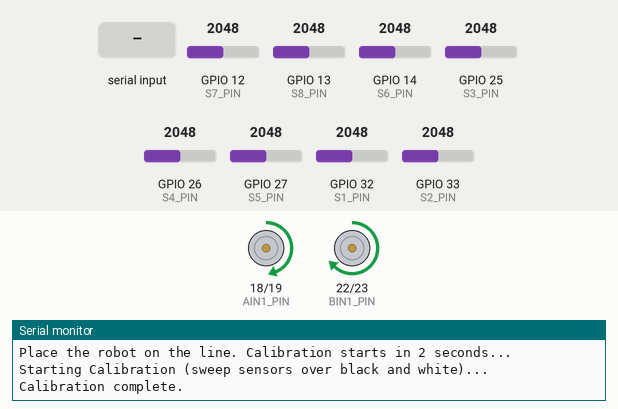
Simulated run of this sketch. Board: ESP32. Shown: motor-driver pin pairs drawn as motors (green arrow = first pin HIGH = forward, orange = second pin HIGH = backward, longer = more drive, scaled by the enable pin), the last lines printed to the serial monitor. The inputs (shaded band) are chosen by the test bench; at power-on: GPIO 12 (S7_PIN) = 2048, GPIO 13 (S8_PIN) = 2048, GPIO 14 (S6_PIN) = 2048, GPIO 25 (S3_PIN) = 2048, GPIO 26 (S4_PIN) = 2048, GPIO 27 (S5_PIN) = 2048, GPIO 32 (S1_PIN) = 2048, GPIO 33 (S2_PIN) = 2048. Nothing arrives over Bluetooth unless stated.

Above: at 9.2 s.
9.3 s: "s\n" received over the second serial link
At 10.3 s:
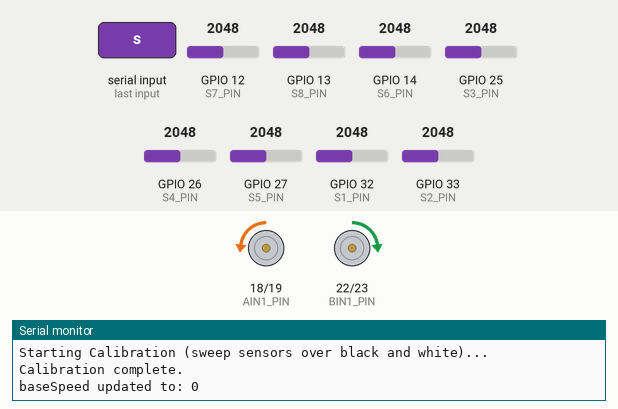
10.8 s: "P90\n" received over the second serial link
At 11.5 s:
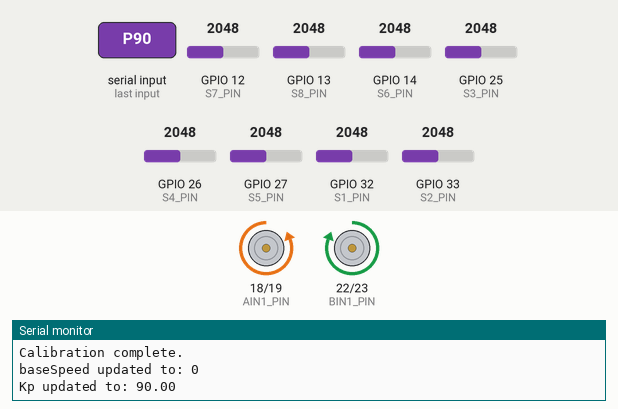
Timing chart, 0 to 13.8 s (numbered marks = the images above; inputs shaded):
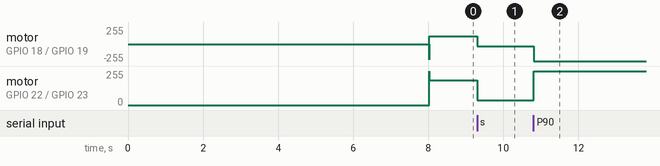

Measured:
- after the input at 9.3 s, motor on GPIO 18 (AIN1_PIN) / GPIO 19 (AIN2_PIN): forward 115/255 → backward 35/255 at once; motor on GPIO 22 (BIN1_PIN) / GPIO 23 (BIN2_PIN): forward 184/255 → forward 35/255 at once
- after the input at 10.8 s, motor on GPIO 18 (AIN1_PIN) / GPIO 19 (AIN2_PIN): backward 35/255 → backward 255/255 at once; motor on GPIO 22 (BIN1_PIN) / GPIO 23 (BIN2_PIN): forward 35/255 → forward 255/255 at once

The sketch:

suiveur.ino
```cpp
#include <Arduino.h>
#include "Config.h"
#include "Motors.h"
#include "Sensors.h"
#include "Bluetooth.h"
#include "PID.h"

// globals
float Kp = 10.0;
float Ki = 0.0;
float Kd = 1.0;
int baseSpeed = 150;

unsigned long lastLoopTime = 0;
const unsigned long LOOP_DELAY_US = 10000; // run loop at ~100Hz (10ms)

void setup() {
    Serial.begin(115200);

    // init hardware
    motors.begin();
    sensors.begin();
    btCommand.begin();
    pid.begin();

    // start calibration
    // give some time to put the robot on the line
    Serial.println("Place the robot on the line. Calibration starts in 2 seconds...");
    delay(2000);

    Serial.println("Starting Calibration (sweep sensors over black and white)...");
    unsigned long startTime = millis();

    // sweep sensors back and forth across the line for 5 secs to find max/min values
    while (millis() - startTime < 5000) {
        sensors.calibrate();
        delay(5);
    }
    Serial.println("Calibration complete.");

    // quick pause before taking off
    delay(1000);
    lastLoopTime = micros();
}

void loop() {
    unsigned long now = micros();

    // throttle the control loop to keep it steady (100Hz)
    if (now - lastLoopTime >= LOOP_DELAY_US) {
        lastLoopTime = now;

        // check for BT commands without blocking the loop
        btCommand.processCommands();

        // get position error: -3.5 (left) to 3.5 (right), 0 is dead center
        float error = sensors.readPosition();

        // calculate PID and update motor speeds
        pid.compute(error);
    }
}
```

Bluetooth.cpp
```cpp
#include "Bluetooth.h"

BluetoothCommand btCommand;

void BluetoothCommand::begin() {
    SerialBT.begin("Breadcrumb_BT"); // device name for pairing
    Serial.println("Bluetooth Started! Ready to pair.");
}

void BluetoothCommand::processCommands() {
    if (SerialBT.available()) {
        String msg = SerialBT.readStringUntil('\n');
        msg.trim(); // strip whitespace/newlines

        if (msg.length() > 0) {
            char cmdType = msg.charAt(0);
            float value = msg.substring(1).toFloat();

            switch (cmdType) {
                case 'P':
                case 'p':
                    Kp = value;
                    SerialBT.print("Kp updated to: "); SerialBT.println(Kp);
                    Serial.print("Kp updated to: "); Serial.println(Kp);
                    break;
                case 'I':
                case 'i':
                    Ki = value;
                    SerialBT.print("Ki updated to: "); SerialBT.println(Ki);
                    Serial.print("Ki updated to: "); Serial.println(Ki);
                    break;
                case 'D':
                case 'd':
                    Kd = value;
                    SerialBT.print("Kd updated to: "); SerialBT.println(Kd);
                    Serial.print("Kd updated to: "); Serial.println(Kd);
                    break;
                case 'S':
                case 's':
                    baseSpeed = (int)value;
                    SerialBT.print("baseSpeed updated to: "); SerialBT.println(baseSpeed);
                    Serial.print("baseSpeed updated to: "); Serial.println(baseSpeed);
                    break;
                default:
                    SerialBT.println("Unknown command. Use P<val>, I<val>, D<val>, S<val>");
                    break;
            }
        }
    }
}
```

Bluetooth.h
```cpp
#ifndef BLUETOOTH_H
#define BLUETOOTH_H

#include <Arduino.h>
#include <BluetoothSerial.h>
#include "Config.h"

class BluetoothCommand {
private:
    BluetoothSerial SerialBT;
public:
    void begin();
    void processCommands();
};

extern BluetoothCommand btCommand;

#endif
```

Motors.cpp
```cpp
#include "Motors.h"

Motors motors;

void Motors::begin() {
    pinMode(AIN1_PIN, OUTPUT);
    pinMode(AIN2_PIN, OUTPUT);
    pinMode(BIN1_PIN, OUTPUT);
    pinMode(BIN2_PIN, OUTPUT);

#if defined(ESP_ARDUINO_VERSION_MAJOR) && ESP_ARDUINO_VERSION_MAJOR >= 3
    // For ESP32 core v3.x+
    ledcAttach(PWMA_PIN, PWM_FREQ, PWM_RES);
    ledcAttach(PWMB_PIN, PWM_FREQ, PWM_RES);
#else
    // For ESP32 core v2.x
    ledcSetup(MOT_A_CH, PWM_FREQ, PWM_RES);
    ledcAttachPin(PWMA_PIN, MOT_A_CH);

    ledcSetup(MOT_B_CH, PWM_FREQ, PWM_RES);
    ledcAttachPin(PWMB_PIN, MOT_B_CH);
#endif
}

// clamp speed to valid pwm range
int constrainSpeed(int speed) {
    if (speed > 255) return 255;
    if (speed < -255) return -255;
    return speed;
}

void Motors::setMotorA(int speed) { // left motor (assuming A is left)
    speed = constrainSpeed(speed);

    if (speed > 0) {
        digitalWrite(AIN1_PIN, HIGH);
        digitalWrite(AIN2_PIN, LOW);
#if defined(ESP_ARDUINO_VERSION_MAJOR) && ESP_ARDUINO_VERSION_MAJOR >= 3
        ledcWrite(PWMA_PIN, speed);
#else
        ledcWrite(MOT_A_CH, speed);
#endif
    } else if (speed < 0) {
        digitalWrite(AIN1_PIN, LOW);
        digitalWrite(AIN2_PIN, HIGH);
#if defined(ESP_ARDUINO_VERSION_MAJOR) && ESP_ARDUINO_VERSION_MAJOR >= 3
        ledcWrite(PWMA_PIN, -speed);
#else
        ledcWrite(MOT_A_CH, -speed);
#endif
    } else {
        digitalWrite(AIN1_PIN, LOW);
        digitalWrite(AIN2_PIN, LOW);
#if defined(ESP_ARDUINO_VERSION_MAJOR) && ESP_ARDUINO_VERSION_MAJOR >= 3
        ledcWrite(PWMA_PIN, 0);
#else
        ledcWrite(MOT_A_CH, 0);
#endif
    }
}

void Motors::setMotorB(int speed) { // right motor (assuming B is right)
    speed = constrainSpeed(speed);

    if (speed > 0) {
        digitalWrite(BIN1_PIN, HIGH); // swap these if the motor spins backwards
        digitalWrite(BIN2_PIN, LOW);
#if defined(ESP_ARDUINO_VERSION_MAJOR) && ESP_ARDUINO_VERSION_MAJOR >= 3
        ledcWrite(PWMB_PIN, speed);
#else
        ledcWrite(MOT_B_CH, speed);
#endif
    } else if (speed < 0) {
        digitalWrite(BIN1_PIN, LOW);
        digitalWrite(BIN2_PIN, HIGH);
#if defined(ESP_ARDUINO_VERSION_MAJOR) && ESP_ARDUINO_VERSION_MAJOR >= 3
        ledcWrite(PWMB_PIN, -speed);
#else
        ledcWrite(MOT_B_CH, -speed);
#endif
    } else {
        digitalWrite(BIN1_PIN, LOW);
        digitalWrite(BIN2_PIN, LOW);
#if defined(ESP_ARDUINO_VERSION_MAJOR) && ESP_ARDUINO_VERSION_MAJOR >= 3
        ledcWrite(PWMB_PIN, 0);
#else
        ledcWrite(MOT_B_CH, 0);
#endif
    }
}

void Motors::setSpeeds(int speedLeft, int speedRight) {
    setMotorA(speedLeft);
    setMotorB(speedRight);
}
```

Motors.h
```cpp
#ifndef MOTORS_H
#define MOTORS_H

#include <Arduino.h>
#include "Config.h"

class Motors {
public:
    void begin();
    void setSpeeds(int speedLeft, int speedRight);
    void setMotorA(int speed);
    void setMotorB(int speed);
};

extern Motors motors;

#endif
```

PID.cpp
```cpp
#include "PID.h"

PIDController pid;

void PIDController::begin() {
    lastTime = micros();
}

void PIDController::compute(float error) {
    unsigned long now = micros();
    float dt = (now - lastTime) / 1000000.0f; // dt in seconds

    // avoid division by zero or weirdly long delays
    if (dt <= 0.0f || dt > 1.0f) {
        dt = 0.010f; // fallback to 10ms
    }

    integral += error * dt;

    // anti-windup to keep the integral term in check
    if (integral > 100.0f) integral = 100.0f;
    else if (integral < -100.0f) integral = -100.0f;

    float derivative = (error - lastError) / dt;

    // crunch the numbers
    float output = (Kp * error) + (Ki * integral) + (Kd * derivative);

    // save current state for next run
    lastError = error;
    lastTime = now;

    // apply our steering value to the motors
    // positive output = turn right (speed up left motor, slow down right motor)
    int speedMotorA = baseSpeed + (int)output; // left
    int speedMotorB = baseSpeed - (int)output; // right

    motors.setSpeeds(speedMotorA, speedMotorB);
}
```

PID.h
```cpp
#ifndef PID_H
#define PID_H

#include <Arduino.h>
#include "Config.h"
#include "Motors.h"

class PIDController {
private:
    float lastError = 0;
    float integral = 0;
    unsigned long lastTime = 0;

public:
    void begin();
    void compute(float currentError);
};

extern PIDController pid;

#endif
```

Sensors.cpp
```cpp
#include "Sensors.h"

Sensors sensors;

void Sensors::begin() {
    for (int i = 0; i < NUM_SENSORS; i++) {
        pinMode(sensorPins[i], INPUT);
    }
    resetCalibration();
}

void Sensors::resetCalibration() {
    for (int i = 0; i < NUM_SENSORS; i++) {
        calMin[i] = 4095; // default 12-bit max for esp32
        calMax[i] = 0;
    }
}

// call this in a fast loop while manually swinging the bot over the line
void Sensors::calibrate() {
    for (int i = 0; i < NUM_SENSORS; i++) {
        int val = analogRead(sensorPins[i]);
        if (val < calMin[i]) calMin[i] = val;
        if (val > calMax[i]) calMax[i] = val;
    }
}

// get calibrated values and map to 0-1000
void Sensors::readCalibrated(int* sensorValues) {
    for (int i = 0; i < NUM_SENSORS; i++) {
        int val = analogRead(sensorPins[i]);
        val = constrain(val, calMin[i], calMax[i]);

        // map to 0-1000. standard logic assumes higher read = more reflective
        // (if your hardware does the opposite, map to 1000 -> 0 instead)
        if (calMax[i] == calMin[i]) {
            sensorValues[i] = 0;
        } else {
            sensorValues[i] = map(val, calMin[i], calMax[i], 0, 1000);
        }
    }
}

// calculate center of mass to figure out where the line is
// returns -3.5 (far left) to +3.5 (far right)
float Sensors::readPosition() {
    int sensorValues[NUM_SENSORS];
    readCalibrated(sensorValues);

    long sum = 0;
    float weightedSum = 0;

    for (int i = 0; i < NUM_SENSORS; i++) {
        int val = sensorValues[i];
        sum += val;
        // weight sensors from left (-3.5) to right (+3.5)
        float weight = (i - 3.5f);
        weightedSum += (val * weight);
    }

    if (sum < 200) { // lost the line? (also filters out noise)
        // just remember the last side we saw it on and steer hard that way
        if (lastPosition > 0) return 3.5f;
        else return -3.5f;
    }

    lastPosition = weightedSum / sum;
    return lastPosition;
}
```

Sensors.h
```cpp
#ifndef SENSORS_H
#define SENSORS_H

#include <Arduino.h>
#include "Config.h"

#define NUM_SENSORS 8

class Sensors {
private:
    int sensorPins[NUM_SENSORS] = {S1_PIN, S2_PIN, S3_PIN, S4_PIN, S5_PIN, S6_PIN, S7_PIN, S8_PIN};
    int calMin[NUM_SENSORS];
    int calMax[NUM_SENSORS];
    float lastPosition = 0;

public:
    void begin();
    void resetCalibration();
    void calibrate();
    void readCalibrated(int* sensorValues);
    float readPosition();
};

extern Sensors sensors;

#endif
```

Config.h
```cpp
#ifndef CONFIG_H
#define CONFIG_H

// ---- QTR-8 sensor pins ----
#define S1_PIN 32
#define S2_PIN 33
#define S3_PIN 25
#define S4_PIN 26
#define S5_PIN 27
#define S6_PIN 14
#define S7_PIN 12
#define S8_PIN 13

// ---- TB6612FNG motor driver pins ----
#define PWMA_PIN 5
#define AIN1_PIN 18
#define AIN2_PIN 19
#define PWMB_PIN 21
#define BIN1_PIN 22
#define BIN2_PIN 23

// Note: STBY is hardwired to 3.3V so it's always enabled

// ---- pwm settings ----
#define PWM_FREQ 5000
#define PWM_RES  8 // 8-bit resolution (0-255 range)
#define MOT_A_CH 0
#define MOT_B_CH 1

// ---- globals ----
extern float Kp;
extern float Ki;
extern float Kd;
extern int baseSpeed;

#endif
```
